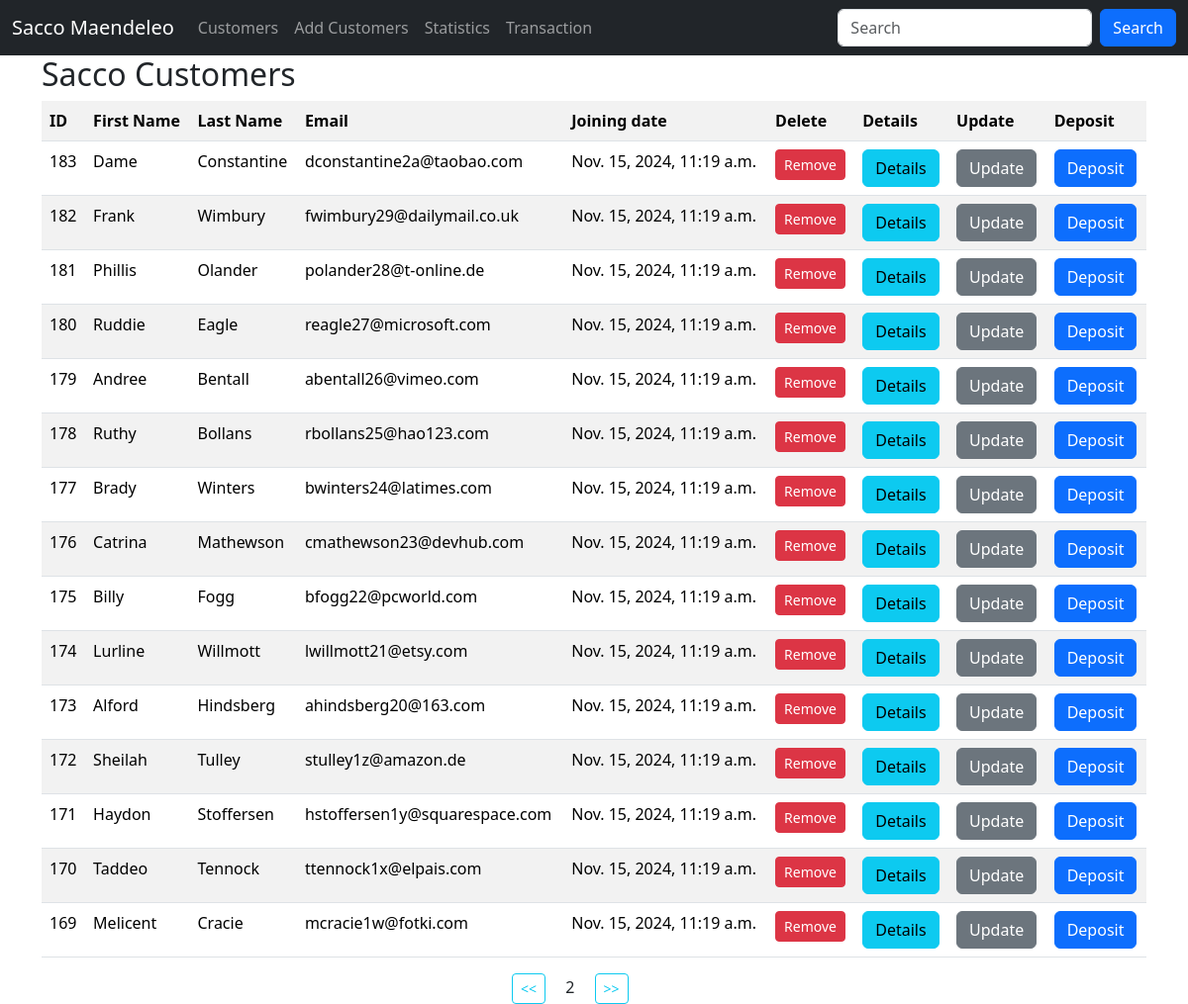
Page /?page=2 (signed in) on the committed database.
### app/models.py (models this page shows, shortened)
class Customer(models.Model):
    first_name = models.CharField(max_length=30)
    last_name = models.CharField(max_length=30)
    email = models.EmailField(unique=True)
    dob = models.DateField()
    gender = models.CharField(max_length=10)
    weight = models.IntegerField(default=0)
    profile_pic = models.ImageField(upload_to=generate_unique_name, null=True)
    created_at = models.DateTimeField(auto_now_add=True)
    update_at = models.DateTimeField(auto_now=True)
    class Meta:
        db_table = 'customers'

### app/views.py (the view)
# urls.py: path('', views.customers, name='customers'),
@login_required  # decorator
def customers(request):
    data = Customer.objects.all().order_by(
        '-id').values()  # ORM-object relational marker select everything from customers
    paginator = Paginator(data, 15)
    page_number = request.GET.get('page', 1)
    try:
        paginated_data = paginator.page(page_number)
    except PageNotAnInteger | EmptyPage:
        paginated_data = paginator.page(1)
    return render(request, 'customers.html', {'data': paginated_data})

### templates/customers.html (shortened to what this page needs)
{% extends 'master.html' %}
{% block content %}
    <div class="container">
        <h2>Sacco Customers</h2>
        <table class="table table-striped">
            <tr>
                <th>ID</th>
                <th>First Name</th>
                <th>Last Name</th>
                <th>Email</th>
                <th>Joining date</th>
                {% if perms.app.delete_customer %}
                    <th>Delete</th>
                {% endif %}
                {% if perms.app.delete_customer %}
                    <th>Details</th>
                {% endif %}
                {% if perms.app.delete_customer %}
                    <th>Update</th>
                {% endif %}
                {% if perms.app.delete_customer %}
                    <th>Deposit</th>
                {% endif %}
            </tr>
            {% for customer in data.object_list %}
                <tr>
                <td>{{ customer.id }}</td>
                <td>{{ customer.first_name }}</td>
                <td>{{ customer.last_name }}</td>
                <td>{{ customer.email }}</td>
                <td>{{ customer.created_at }}</td>
                {% if perms.app.delete_customer %}
                    <td>
                        <a href="{% url 'remove_customer' customer.id %}" class="btn btn-danger btn-sm">Remove</a>
                    </td>
                {% endif %}
                {% if perms.app.customer_details %}
                    <td>
                        <a href="{% url 'customer_details' customer.id %}" class="btn btn-info bt-sm ">Details</a>
                    </td>
                {% endif %}
                {% if perms.app.update_customer %}
                    <td>
                        <a href="{% url 'update_customer' customer.id %}"
                           class="btn btn-secondary bt-sm ">Update</a>
                    </td>
                {% endif %}
                {% if perms.app.deposit %}
                    <td>
                        <a href="{% url 'deposit' customer.id %}" class="btn btn-primary bt-sm ">Deposit</a>
                    </td>
                {% endif %}
            {% empty %}
                <p>No customers in the sacco</p>
            {% endfor %}
        </table>
        <div class="row justify-content-center">
            <div class="col-sm-2">
                {% if data.has_previous %}
                    <a class="btn btn-outline-info btn-sm" href="?page={{ data.previous_page_number }}"> << </a>
                {% endif %}
                <span class="mx-3">{{ data.number }}</span>
                {% if data.has_next %}
                    <a class="btn btn-outline-info btn-sm" href="?page={{ data.next_page_number }}"> >> </a>
                {% endif %}
            </div>
        </div>
    </div>
{% endblock %}

### rows in the picture
Customer: id "183", first_name "Dame", last_name "Constantine", email "dconstantine2a@taobao.com", created_at "Nov. 15, 2024, 11:19 a.m."
Customer: id "182", first_name "Frank", last_name "Wimbury", email "fwimbury29@dailymail.co.uk", created_at "Nov. 15, 2024, 11:19 a.m."
Customer: id "181", first_name "Phillis", last_name "Olander", email "polander28@t-online.de", created_at "Nov. 15, 2024, 11:19 a.m."
Customer: id "180", first_name "Ruddie", last_name "Eagle", email "reagle27@microsoft.com", created_at "Nov. 15, 2024, 11:19 a.m."
Customer: id "179", first_name "Andree", last_name "Bentall", email "abentall26@vimeo.com", created_at "Nov. 15, 2024, 11:19 a.m."
Customer: id "178", first_name "Ruthy", last_name "Bollans", email "rbollans25@hao123.com", created_at "Nov. 15, 2024, 11:19 a.m."
Customer: id "177", first_name "Brady", last_name "Winters", email "bwinters24@latimes.com", created_at "Nov. 15, 2024, 11:19 a.m."
Customer: id "176", first_name "Catrina", last_name "Mathewson", email "cmathewson23@devhub.com", created_at "Nov. 15, 2024, 11:19 a.m."
Customer: id "175", first_name "Billy", last_name "Fogg", email "bfogg22@pcworld.com", created_at "Nov. 15, 2024, 11:19 a.m."
Customer: id "174", first_name "Lurline", last_name "Willmott", email "lwillmott21@etsy.com", created_at "Nov. 15, 2024, 11:19 a.m."
Customer: id "173", first_name "Alford", last_name "Hindsberg", email "ahindsberg20@163.com", created_at "Nov. 15, 2024, 11:19 a.m."
Customer: id "172", first_name "Sheilah", last_name "Tulley", email "stulley1z@amazon.de", created_at "Nov. 15, 2024, 11:19 a.m."
Customer: id "171", first_name "Haydon", last_name "Stoffersen", email "hstoffersen1y@squarespace.com", created_at "Nov. 15, 2024, 11:19 a.m."
Customer: id "170", first_name "Taddeo", last_name "Tennock", email "ttennock1x@elpais.com", created_at "Nov. 15, 2024, 11:19 a.m."
Customer: id "169", first_name "Melicent", last_name "Cracie", email "mcracie1w@fotki.com", created_at "Nov. 15, 2024, 11:19 a.m."

### other values in the picture
{{ data.number }} "2"
